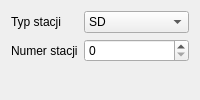
               <widget class="QWidget" name="floppy525">
                <layout class="QFormLayout" name="formLayout_4">
                 <item row="0" column="0">
                  <widget class="QLabel" name="label_20">
                   <property name="text">
                    <string>Typ stacji</string>
                   </property>
                   <property name="buddy">
                    <cstring>mflop_type</cstring>
                   </property>
                  </widget>
                 </item>
                 <item row="0" column="1">
                  <widget class="QComboBox" name="mflop_type">
                   <item>
                    <property name="text">
                     <string>SD</string>
                    </property>
                   </item>
                   <item>
                    <property name="text">
                     <string>DD</string>
                    </property>
                   </item>
                   <item>
                    <property name="text">
                     <string>HD</string>
                    </property>
                   </item>
                  </widget>
                 </item>
                 <item row="1" column="0">
                  <widget class="QLabel" name="label_21">
                   <property name="text">
                    <string>Numer stacji</string>
                   </property>
                   <property name="buddy">
                    <cstring>mflop_no</cstring>
                   </property>
                  </widget>
                 </item>
                 <item row="1" column="1">
                  <widget class="QSpinBox" name="mflop_no">
                   <property name="maximum">
                    <number>7</number>
                   </property>
                  </widget>
                 </item>
                </layout>
               </widget>
